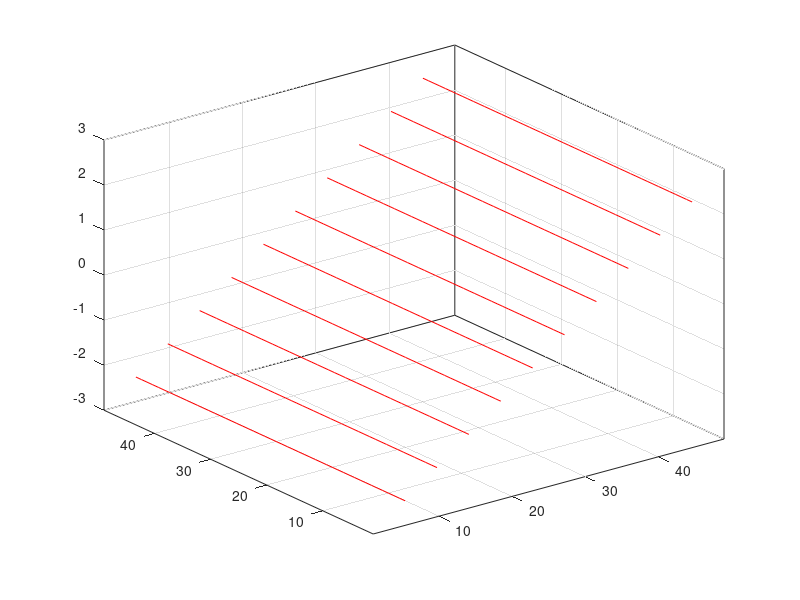

Reproduce this figure in MATLAB.
function result = test_contour_010
result = false;
a = figure;
[Z,x,y] = peaks;
contour3(Z,'r-');
drawnow;
close(a);
result = true;
